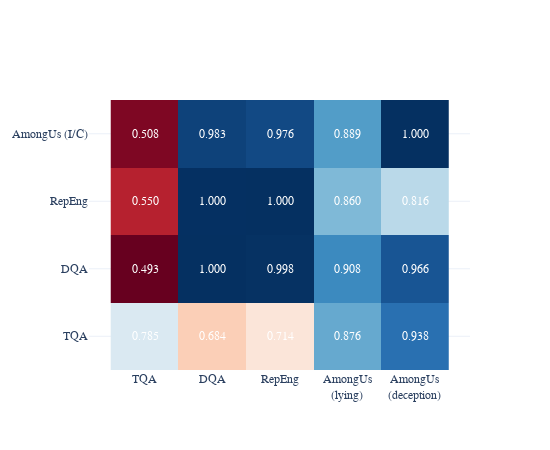

The cell this chart's notebook holds for it:
### Code cell
threshold = (np.min(aurocs_matrix) + np.max(aurocs_matrix)) / 2
fig = go.Figure(data=go.Heatmap(
    z=aurocs_matrix,
    x=eval_datasets,
    y=train_datasets,
    colorscale='RdBu',
    showscale=False,
    autocolorscale=False,
    text=[[f"{val:.3f}" for val in row] for row in aurocs_matrix],
    texttemplate="%{text}",
    textfont={"color": "white"}
))
fig.update_layout(
    title='',
    xaxis_nticks=36,
    width=550,
    height=450,
    font=dict(family="Computer Modern"),
    template="plotly_white",
    xaxis=dict(
        tickangle=0,
        tickmode='array',
        tickvals=list(range(len(eval_datasets))),
        ticktext=["<br>".join(dataset.split()) for dataset in eval_datasets]
    )
)
fig.update_layout(
    paper_bgcolor='white',
    plot_bgcolor='white'
)
fig.update_layout(yaxis=dict(scaleanchor="x"))

### Figure 1 — Plotly figure (JSON) as saved in the notebook; plotly's stock layout.template omitted (floating-point values rounded to 4 significant figures)
{"data": [{"autocolorscale": false, "colorscale": [[0, "rgb(103,0,31)"], [0.1, "rgb(178,24,43)"], [0.2, "rgb(214,96,77)"], [0.3, "rgb(244,165,130)"], [0.4, "rgb(253,219,199)"], [0.5, "rgb(247,247,247)"], [0.6, "rgb(209,229,240)"], [0.7, "rgb(146,197,222)"], [0.8, "rgb(67,147,195)"], [0.9, "rgb(33,102,172)"], [1, "rgb(5,48,97)"]], "showscale": false, "text": [["0.785", "0.684", "0.714", "0.876", "0.938"], ["0.493", "1.000", "0.998", "0.908", "0.966"], ["0.550", "1.000", "1.000", "0.860", "0.816"], ["0.508", "0.983", "0.976", "0.889", "1.000"]], "textfont": {"color": "white"}, "texttemplate": "%{text}", "type": "heatmap", "x": ["TQA", "DQA", "RepEng", "AmongUs (lying)", "AmongUs (deception)"], "y": ["TQA", "DQA", "RepEng", "AmongUs (I/C)"], "z": [[0.7851, 0.6841, 0.7142, 0.8761, 0.9376], [0.4928, 1, 0.9983, 0.9083, 0.9657], [0.5498, 0.9996, 1, 0.8601, 0.816], [0.508, 0.983, 0.9761, 0.8886, 1.0]]}], "layout": {"font": {"family": "Computer Modern"}, "height": 450, "paper_bgcolor": "white", "plot_bgcolor": "white", "title": {"text": ""}, "width": 550, "xaxis": {"nticks": 36, "tickangle": 0, "tickmode": "array", "ticktext": ["TQA", "DQA", "RepEng", "AmongUs<br>(lying)", "AmongUs<br>(deception)"], "tickvals": [0, 1, 2, 3, 4]}, "yaxis": {"scaleanchor": "x"}}}
